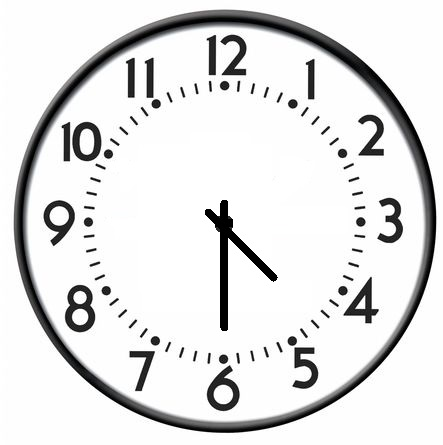
#> input picture Assignment02/Images/2-2.jpg, 443 x 445 px, found by its file name
$ python Qs1.py
#> lines starting #> are read from the running program, lines starting #| are printed output that depends on the picture; after the words box and inside, x2 and y2 are one past the last pixel; in counts of white or black regions, pixels touching at a corner belong together; long printed decimals are rounded
import cv2
import numpy as np

# The code defines a function "detect_clock_time(image_path)" to determine the current time displayed on an analog clock image.
# It processes the input image by extracting contours representing the clock's hands, fitting ellipses to them, and calculating their angles.
# These angles are used to derive the hour and minute, adjusted for a specific clock time. The code prints the calculated time and
# displays the image with detected clock hands.
def detect_clock_time(image_path):
#> called with image_path = 'Assignment02\\Images//2-2.jpg'
    image = cv2.imread(image_path)
#> image is the input picture: shape (445, 443, 3); mean B, G, R 225.4, 225.2, 225.2

    gray = cv2.cvtColor(image, cv2.COLOR_BGR2GRAY)

    blurred = cv2.GaussianBlur(gray, (5, 5), 0)
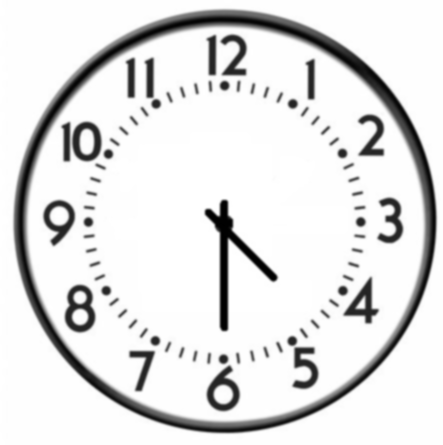
#> blurred: shape (445, 443); min 0, max 255, mean 225.2
    edges = cv2.Canny(blurred, 50, 150)
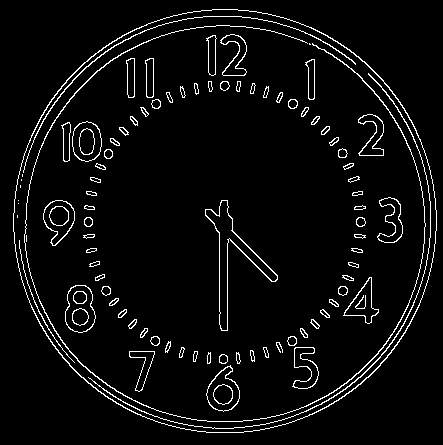
#> edges: shape (445, 443); 4.6% white in thin lines or dots

    contours, _ = cv2.findContours(edges, cv2.RETR_EXTERNAL, cv2.CHAIN_APPROX_SIMPLE)
#> contours = 1 contour; box (x1, y1, x2, y2) and area: (13, 9, 437, 433) 140592

    contours = sorted(contours, key=cv2.contourArea, reverse=True)[:2]

    angle = 0.0

    for contour in contours:

        if len(contour) >= 5:
            ellipse = cv2.fitEllipse(contour)
            (center, axes, angle) = ellipse

            cv2.ellipse(image, (int(center[0]), int(center[1])),
                    (int(axes[0] / 2), int(axes[1] / 2)), angle, 0, 360, (0, 0, 255), 2)
#> this loop made 1 pass
#> (center, axes, angle) on pass 1: ((224.5, 220.8), (422.7, 423.5), 2.35)
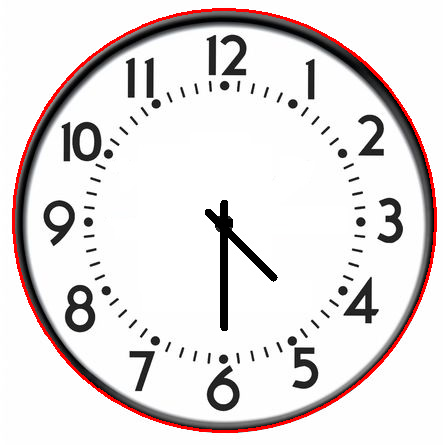
#> image: shape (445, 443, 3); 2.04% of pixels changed, all inside (x1, y1, x2, y2) = (12, 8, 437, 433)

    hour_angle = (angle + 120) % 360
#> hour_angle = 122.3
    minute_angle = (angle + 180) % 360
#> minute_angle = 182.3

    hour = int((hour_angle / 360) * 12)
#> hour = 4
    minute = int((minute_angle / 360) * 60)
#> minute = 30

    print(f"Hour hand angle: {hour_angle} degrees, Minute hand angle: {minute_angle} degrees")
#| Hour hand angle: 122.348 degrees, Minute hand angle: 182.348 degrees
    print(f"Current Time: {hour:02d}:{minute:02d}")
#| Current Time: 04:30

    cv2.imshow('Clock with Hands Detected', image)
    cv2.waitKey(0)
    cv2.destroyAllWindows()

detect_clock_time('Assignment02\\Images//2-2.jpg')

$ run again, with Assignment02/Images/1-1.jpg copied over Assignment02/Images/2-2.jpg
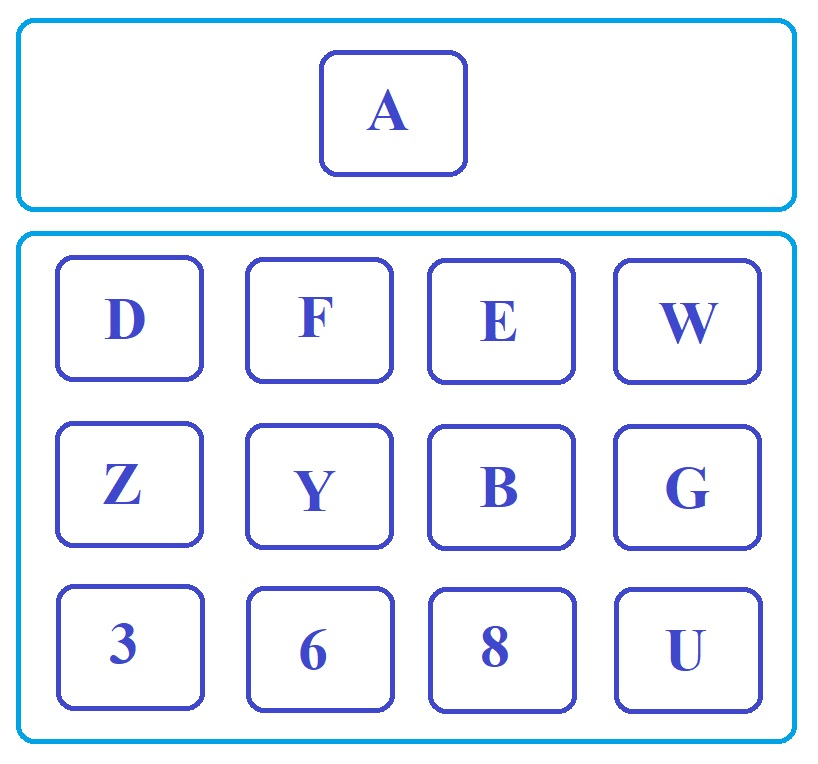
#> input picture Assignment02/Images/1-1.jpg, 818 x 764 px, found by its file name
#> in detect_clock_time, image is the input picture: shape (764, 818, 3); mean B, G, R 248.9, 239.4, 233.3
#> in detect_clock_time, `edges = cv2.Canny(blurred, 50, 150)`:
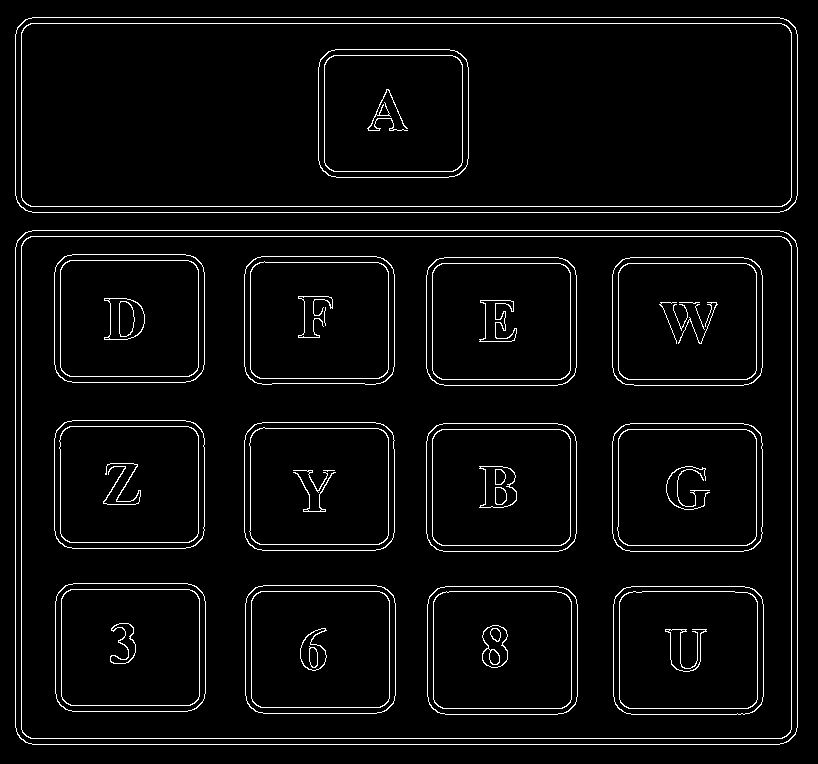
#> edges: shape (764, 818); 4.1% white in thin lines or dots
#> contours = 2 contours; box (x1, y1, x2, y2) and area: (15, 230, 798, 745) 401600, (15, 17, 798, 213) 152142
#> the loop in detect_clock_time, `for contour in contours: ` made 2 passes
#> (center, axes, angle) on passes 1 to 2: ((405.8, 487.2), (792.5, 988.7), 89.91), ((405.8, 114.7), (414.1, 853.2), 89.96)
#> after the loop in detect_clock_time, `for contour in contours:`:
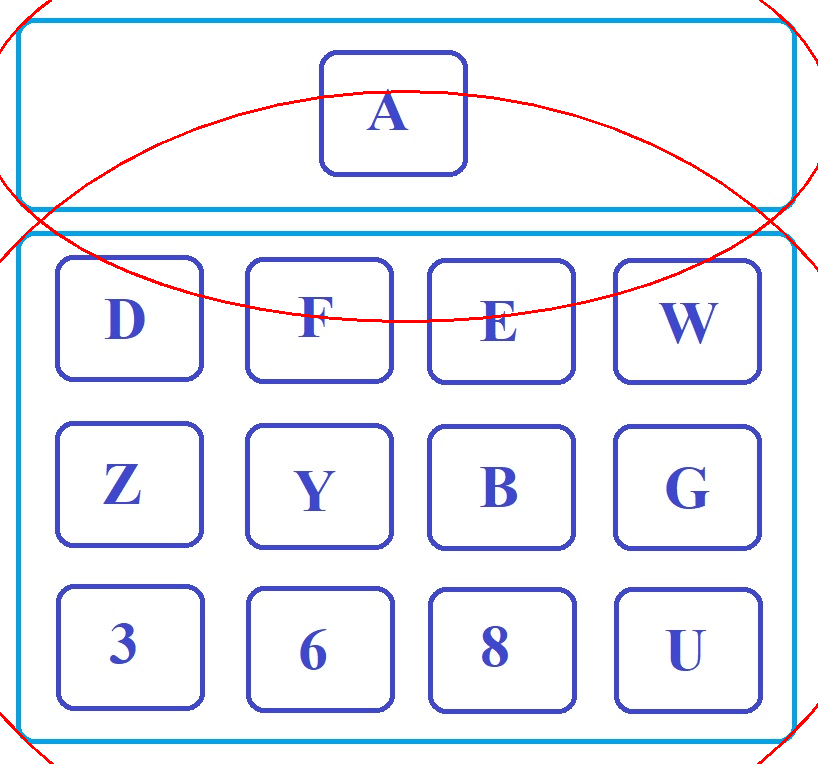
#> image: shape (764, 818, 3); 1% of pixels changed, all inside (x1, y1, x2, y2) = (0, 0, 818, 764)
#> hour_angle = 210
#> minute_angle = 270
#> hour = 6
#> minute = 44
#| Hour hand angle: 209.957 degrees, Minute hand angle: 269.957 degrees
#| Current Time: 06:44
